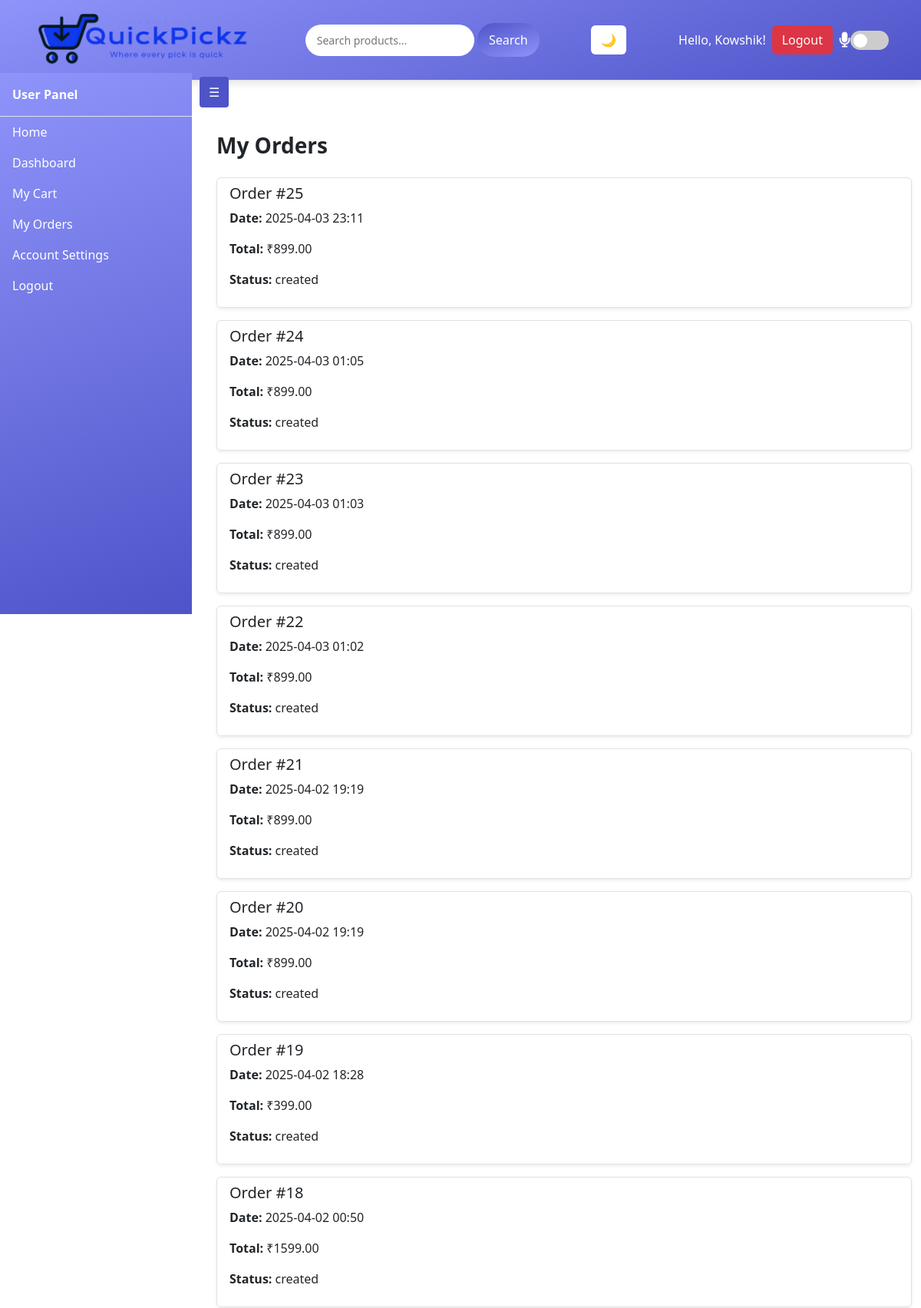
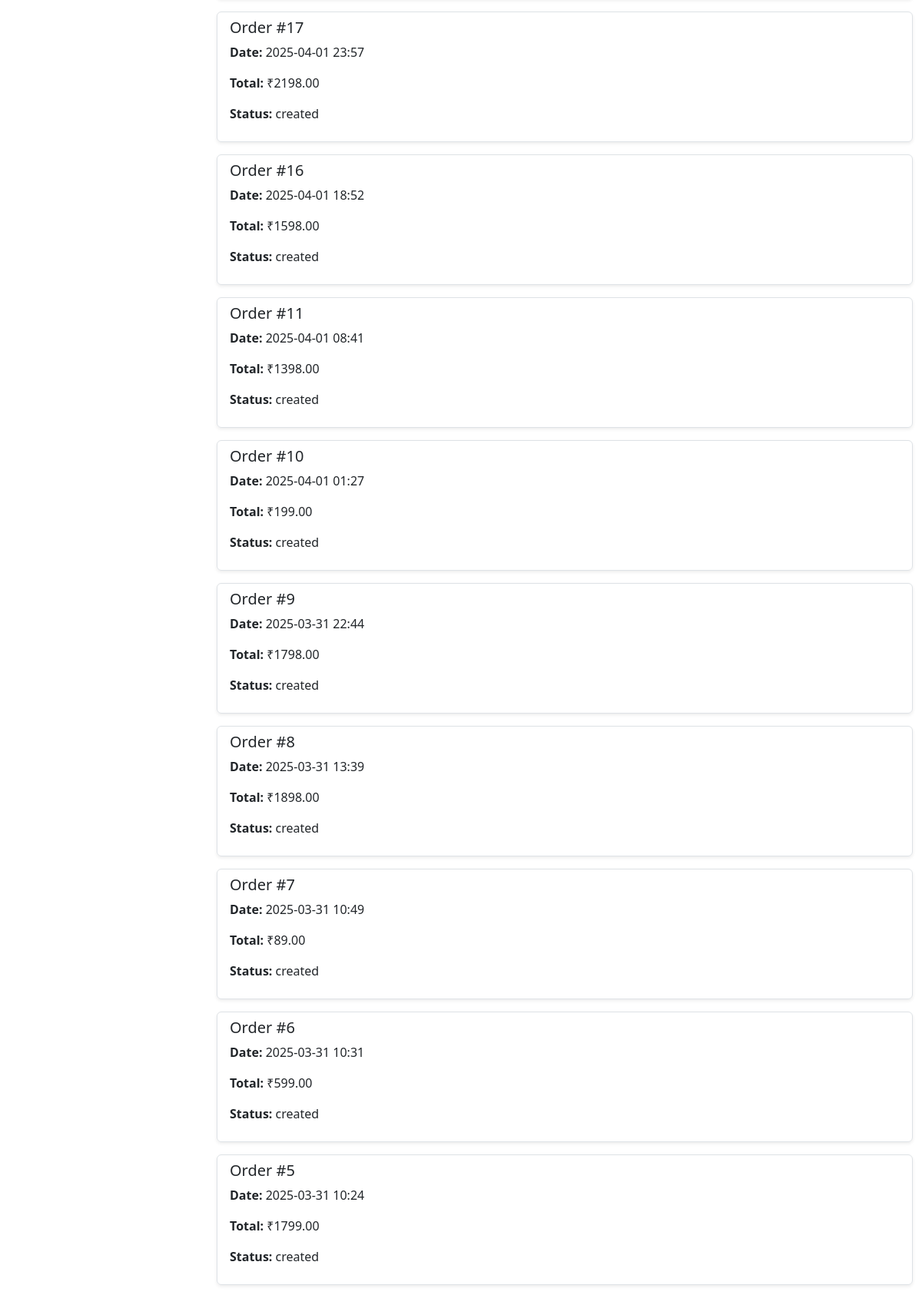
Page /orders (signed in, upper part) on the committed database (2 pictures, top to bottom).
### app/models.py (models this page shows)
class User(db.Model, UserMixin):
    id = db.Column(db.Integer, primary_key=True)
    username = db.Column(db.String(80), unique=True, nullable=False)
    email = db.Column(db.String(120), unique=True, nullable=False)
    password = db.Column(db.String(200), nullable=False)

class Order(db.Model):
    id = db.Column(db.Integer, primary_key=True)
    user_id = db.Column(db.Integer, db.ForeignKey('user.id',name='fk_order_user_id'), nullable=False)
    razorpay_order_id = db.Column(db.String(100), unique=True)
    amount = db.Column(db.Integer)
    status = db.Column(db.String(20), default="created")
    created_at = db.Column(db.DateTime, default=datetime.utcnow)
    user = db.relationship('User', backref='orders')
    date = db.Column(db.DateTime, default=datetime.utcnow)
    order_items = db.relationship('OrderItem', backref='order', lazy=True)

### app/routes.py (the view)
@main.route('/orders')
@login_required
def view_orders():
    orders = Order.query.filter_by(user_id=current_user.id).order_by(Order.date.desc()).all()
    order_data = []
    for order in orders:
        items = []
        for item in order.order_items:
            items.append({
                "product_name": item.product.name,
                "quantity": item.quantity,
                "price": item.product.price,
                "subtotal": item.quantity * item.product.price
            })
        order_data.append({
            "id": order.id,
            "status": order.status,
            "amount": order.amount / 100,
            "date": order.date.strftime("%Y-%m-%d %H:%M"),
            "order_items": items
        })
    return render_template('orders.html', orders=order_data)

### app/__init__.py (called while the page is built)
def create_app():
    app = Flask(__name__)
    app.config['SECRET_KEY'] = 'e1b8c3b7e3f14c1abde223f1241c39ea'
    app.config['SQLALCHEMY_DATABASE_URI'] = 'sqlite:///db.sqlite3'
    db.init_app(app)
    login_manager.init_app(app)
    migrate.init_app(app, db)
    login_manager.login_view = "main.login"  # Redirects to login page if not logged in
    from app.models import User
    @login_manager.user_loader
    def load_user(user_id):
        return User.query.get(int(user_id))
    google_bp = make_google_blueprint(
        client_id="...",
        client_secret="...",
        scope=[
            "openid",
            "https://www.googleapis.com/auth/userinfo.email",
            "https://www.googleapis.com/auth/userinfo.profile"
        ]
    )
    app.register_blueprint(google_bp, url_prefix="/login")
    app.register_blueprint(payment_bp)
    return app

### app/templates/orders.html (shortened to what this page needs)
{% extends "base.html" %}
{% block content %}
<div class="container mt-5">
    <h3 class="fw-bold text-gradient">My Orders</h3>
    {% if orders %}
        <div class="list-group mt-4">
            {% for order in orders %}
                <div class="list-group-item mb-3 shadow-sm border rounded text-dark">
                    <h5>Order #{{ order.id }}</h5>
                    <p><strong>Date:</strong> {{ order.date }}</p>
                    <p><strong>Total:</strong> ₹{{ '%.2f' % (order.amount) }}</p>
                    <p><strong>Status:</strong> {{ order.status }}</p>
                    </div>
            {% endfor %}
        </div>
    {% else %}
        <p class="text-muted mt-4">You have not placed any orders yet.</p>
    {% endif %}
</div>
{% endblock %}

### app/templates/base.html (shortened to what this page needs)
<!DOCTYPE html>
<html lang="en">
<head>
  <link rel="stylesheet" href="{{ url_for('static', filename='css/style.css') }}">
  <link href="https://cdn.jsdelivr.net/npm/bootstrap@5.3.2/dist/css/bootstrap.min.css" rel="stylesheet">
  <link href="https://cdnjs.cloudflare.com/ajax/libs/font-awesome/6.0.0-beta3/css/all.min.css" rel="stylesheet">
</head>
<body>
  {% if not hide_header %}
  <header class="bg-light py-3 border-bottom" style="background: linear-gradient(160deg, #8f94fb, #4e54c8)">
    <div class="container d-flex justify-content-between align-items-center">
      <h1 class="h3 mb-0">
      <a href="{{ url_for('main.index') }}">
          <img src="{{ url_for('static', filename='img/logo.png') }}" alt="Logo" style="height: 9vh; width: 36vh;">
      </a>
      </h1>
      <form action="{{ url_for('main.search') }}" method="GET">
        <input type="text" id="search-box" name="query" placeholder="Search products..." autocomplete="off">
        <button type="submit" id="search-btn">Search</button>
      </form>
      <button id="dark-mode-toggle" class="btn btn-mode" style="background-color: white">
        🌙
    </button>
      <div class="d-flex align-items-center">
        {% if current_user.is_authenticated %}
        <span class="me-2">Hello, {{ current_user.username }}!</span>
        <a href="{{ url_for('main.logout') }}" class="btn btn-danger">Logout</a>
        {% else %}
        <a href="{{ url_for('main.login') }}" class="btn btn-primary">Login</a>
        {% endif %}
        <i class="fas fa-microphone ms-2" style="font-size: 20px;"></i>
        <label class="switch">
          <span class="slider round"></span>
      </label>
      </div>
    </div>
  </header>
  {% endif %}
  <div class="d-flex" id="wrapper">
    {% if not hide_sidebar %}
    <div id="sidebar-wrapper">
      <div class="sidebar-heading p-3 fw-bold border-bottom">User Panel</div>
      <div class="list-group list-group-flush">
        <a href="{{ url_for('main.index') }}" class="list-group-item">Home</a>
        {% if current_user.is_authenticated %}
    <a href="{{ url_for('main.dashboard') }}" class="list-group-item">Dashboard</a>
{% else %}
    <a href="{{ url_for('main.login') }}" class="list-group-item">🔒 Login to Access Dashboard</a>
{% endif %}
        <a href="{{ url_for('main.cart') }}" class="list-group-item">My Cart</a>
        <a href="{{ url_for('main.view_orders') }}" class="list-group-item">My Orders</a>
        <a href="{{ url_for('main.account') }}" class="list-group-item">Account Settings</a>
        <a href="{{ url_for('main.logout') }}" class="list-group-item">Logout</a>
      </div>
    </div>
    <div class="toggle-btn-space">
      <button class="toggle-btn" id="menu-toggle">☰</button>
    </div>
    {% endif %}
    <div id="page-content-wrapper">
      {% block content %}{% endblock %}
    </div>
  </div>
</body>
</html>

### app/static/css/style.css (style rules this page uses)
* { margin: 0; padding: 0; box-sizing: border-box; }
body { font-family: 'Poppins', sans-serif; background: #f9f9f9; color: #333; line-height: 1.6; overflow-x: hidden; }
header { background: linear-gradient(90deg, #6a11cb 0%, #2575fc 100%); color: #fff; padding: 1rem 0; box-shadow: 0 4px 10px rgba(0, 0, 0, 0.1); position: sticky; top: 0; z-index: 1000; animation: fadeInDown 0.5s ease-in-out; }
header a { color: #ffffff; text-decoration: none; font-weight: 500; transition: color 0.3s ease; }
.btn { transition: all 0.3s ease; border-radius: 8px; }
.btn-mode { background-color: #ffffff; border: none; }
body { top: 0px !important; }
html body { top: 0px !important; }

### app/templates/base.html (style rules this page uses)
#sidebar-wrapper { width: 250px; height: calc(100vh - 95px); position: fixed; top: 95px; left: 0; background: linear-gradient(160deg, #8f94fb, #4e54c8); color: white; transition: transform 0.3s ease; overflow-y: auto; z-index: 1000; }
#page-content-wrapper { flex: 1; margin-left: 250px; transition: margin-left 0.3s ease; padding-top: 20px; }
.list-group-item { background: transparent; color: white; border: none; }
.toggle-btn { top: 90px; position: fixed; left: 250px; background: #4e54c8; color: white; border: none; padding: 8px 12px; margin: 10px; border-radius: 4px; transition: left 0.3s ease; z-index: 1100; }
.toggle-btn-space { padding: 10px; }
#search-box { border: none; padding: 10px 15px; width: 220px; border-radius: 25px; outline: none; font-size: 14px; transition: width 0.3s ease-in-out; }
#search-btn { border: none; background: linear-gradient(160deg, #4e54c8, #8f94fb); color: white; padding: 10px 15px; border-radius: 25px; cursor: pointer; transition: 0.3s ease-in-out; }
.switch { position: relative; display: inline-block; width: 50px; height: 25px; }
.slider { position: absolute; cursor: pointer; top: 0; left: 0; right: 0; bottom: 0; background-color: #ccc; transition: 0.4s; border-radius: 25px; }
.slider:before { position: absolute; content: ""; height: 18px; width: 18px; left: 4px; bottom: 3px; background-color: white; transition: 0.4s; border-radius: 50%; }
body { margin-top: 0px !important; top: 0px !important; }

### rows in the picture
User: username "Kowshik"
Order: id "25", date "2025-04-03 23:11", amount "899.00", status "created"
Order: id "24", date "2025-04-03 01:05", amount "899.00", status "created"
Order: id "23", date "2025-04-03 01:03", amount "899.00", status "created"
Order: id "22", date "2025-04-03 01:02", amount "899.00", status "created"
Order: id "21", date "2025-04-02 19:19", amount "899.00", status "created"
Order: id "20", date "2025-04-02 19:19", amount "899.00", status "created"
Order: id "19", date "2025-04-02 18:28", amount "399.00", status "created"
Order: id "18", date "2025-04-02 00:50", amount "1599.00", status "created"
Order: id "17", date "2025-04-01 23:57", amount "2198.00", status "created"
Order: id "16", date "2025-04-01 18:52", amount "1598.00", status "created"
Order: id "11", date "2025-04-01 08:41", amount "1398.00", status "created"
Order: id "10", date "2025-04-01 01:27", amount "199.00", status "created"
Order: id "9", date "2025-03-31 22:44", amount "1798.00", status "created"
Order: id "8", date "2025-03-31 13:39", amount "1898.00", status "created"
Order: id "7", date "2025-03-31 10:49", amount "89.00", status "created"
Order: id "6", date "2025-03-31 10:31", amount "599.00", status "created"
Order: id "5", date "2025-03-31 10:24", amount "1799.00", status "created"
